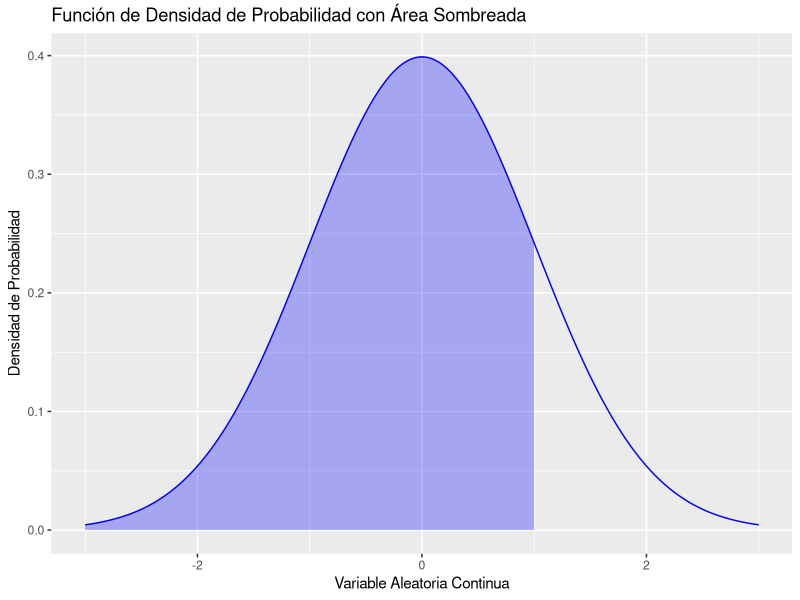

Reproduce this figure in R.
## ---- chunk 1
# Instala ggplot2 si aún no lo tienes instalado
# install.packages("ggplot2")

# Carga la librería ggplot2
library(ggplot2)

# Valor hasta el cual deseas sombrear el área bajo la curva
valor_limite <- 1

# Crea una secuencia de valores para el eje x
x <- seq(-3, 3, length = 1000)

# Calcula la función de densidad de probabilidad (PDF) para la distribución normal estándar
pdf <- dnorm(x)

# Crea un marco de datos con los valores de x y PDF
data <- data.frame(x, pdf)

# Crea el gráfico del área bajo la curva hasta el valor límite
ggplot(data, aes(x = x, y = pdf)) +
  geom_line(color = "blue") +  # Línea de la PDF completa
  geom_area(data = subset(data, x <= valor_limite), fill = "blue", alpha = 0.3) +  # Área sombreada hasta el valor límite
  xlab("Variable Aleatoria Continua") +
  ylab("Densidad de Probabilidad") +
  ggtitle("Función de Densidad de Probabilidad con Área Sombreada")

## ---- chunk 2
punif(2.8,min=2.5,max=3.5)
## ---- chunk 3
1-punif(3.3,min=2.5,max=3.5)

punif(3.3,min=2.5,max=3.5,lower.tail = FALSE)
## ---- chunk 4
qunif(0.5,min=2.5,max=3.5)
## ---- chunk 5
qunif(0.75,min=2.5,max=3.5)
## ---- chunk 6
#Punto 1
pnorm(2600000,mean =2444312,sd =  437824 )
pnorm(2600000,mean =2790288,sd =  495072 )
#### punto 2
pnorm(2600000,mean =2444312,sd =  437824 )-pnorm(2500000,mean =2444312,sd =  437824 )

pnorm(2600000,mean =2790288,sd =  495072 )-pnorm(2500000,mean =2790288,sd =  495072 )

##Punto 3
1-pnorm(2700000,mean =2444312,sd =  437824 )
pnorm(2700000,mean =2444312,sd =  437824,lower.tail = FALSE )

##Completar el punto 3


##Punto 4
mux=2444312
sdx=437824
pnorm(mux+3*sdx,mean =2444312,sd =  437824 )-pnorm(mux-3*sdx,mean =2444312,sd =  437824 )
mux+3*sdx
mux-3*sdx

##Completar el punto 4
## ---- chunk 7
qnorm(0.5,mean =2444312,sd =  437824) ##Mediana
qnorm(0.05,mean =2444312,sd =  437824) ##Cuantil 0.05 o percentil 5.
qnorm(0.95,mean =2444312,sd =  437824) ##Cuantil 0.95 o percentil 95.
